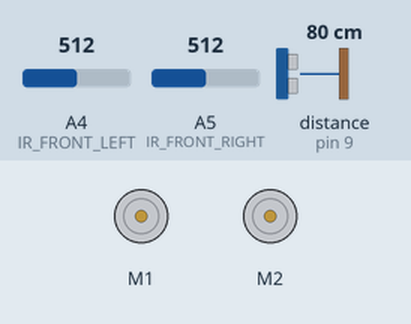
The sketch below on a simulated Arduino Uno, built with avr-gcc and run on an emulated ATmega328P. Shown: 2 × DC motor (green arrow = forward, orange = backward, longer = faster). The test bench sets the inputs (shaded band); at power-on: distance to the obstacle (sensor on pin 9) 80 cm, A4 (IR_FRONT_LEFT) = 512, A5 (IR_FRONT_RIGHT) = 512. The echo pulse lasts 58.3 µs per cm; what the sketch prints to the serial monitor is not drawn.

Above: at 0.1 s.
At 5.3 s:
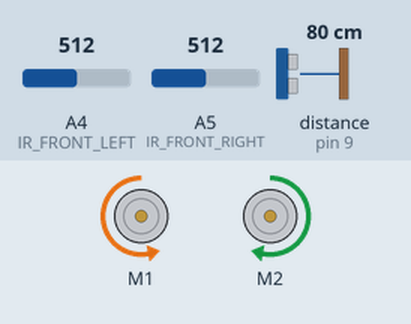
5.4 s: distance to the obstacle (sensor on pin 9) set to 2 cm
At 6.4 s:
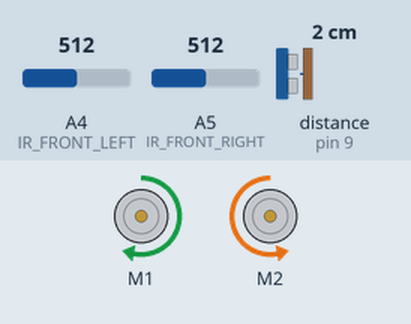
10.9 s: distance to the obstacle (sensor on pin 9) set to 35 cm
16.4 s: distance to the obstacle (sensor on pin 9) set to 4 cm
19.9 s: distance to the obstacle (sensor on pin 9) set to 60 cm
Timing chart, 0 to 24.4 s (numbered marks = the images above; inputs shaded):
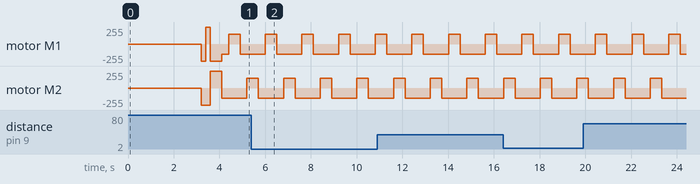

Measured:
- by itself, motor M1, motor M2: alternates forward 150/255 for 0.50 s and backward 150/255 for 1.1 s

The sketch:

sumobot.ino
```cpp
/*
_____ _____ _____ _____
|   __|  |  |     |     |
|__   |  |  | | | |  |  |
|_____|_____|_|_|_|_____|

*/


// -------------------------------
// INCLUDE DA LIBRARIES
// -------------------------------
// https://learn.adafruit.com/adafruit-motor-shield/using-dc-motors
#include <AFMotor.h>

// https://bitbucket.org/teckel12/arduino-new-ping/wiki/Home
// NOTE: Due to issues with timers NewPing.h library must be modified
// to disable the TIMMER_ENABLED value on line 153 by setting it to false
// https://bitbucket.org/teckel12/arduino-new-ping/wiki/Multiple%20Definition%20of%20%22__vector_7%22%20Error
#include <NewPing.h>


// -------------------------------
// DEFINE ALL DA TINGS
// -------------------------------
//#define DEBUG
int MOTOR_SPEED             = 150;  // Slow ride...
int ATTACK_SPEED            = 255;  // Fuck that bitch up!
int REVERSE_DELAY           = 300;  // Used for short backups
int SPIN_DELAY              = 500;  // Used for turns
int MIN_ATTACK_DIST         = 20;   // Minimum distance to object in cm

// DC Motors
AF_DCMotor MOTOR_LEFT(1, MOTOR12_64KHZ);  // M1 on shield
AF_DCMotor MOTOR_RIGHT(2, MOTOR12_64KHZ); // M2 on shield

// Ultrasonic Sensor
#define US_TRIGGER            10    // Trigger pin on the ultrasonic sensor => use servo 1 pin on shield
#define US_ECHO               9     // Ultrasonic sensor => Use servo 2 pin on shield
#define US_MAX_DISTANCE       60    // Maximum distance to ping (in centimeters)
NewPing sonar(US_TRIGGER, US_ECHO, US_MAX_DISTANCE);

// IR Line Sensors
#define IR_FRONT_LEFT         A4    // Front left edge IR sensor
#define IR_FRONT_RIGHT        A5    // Front right edge IR sensor
#define IR_BORDER_THRESHOLD   600   // White edge is ~550 while black is ~900


// -------------------------------
// SETUP
// The setup routine runs once when you press reset:
// -------------------------------
void setup()
{
  Serial.begin(9600);
  MOTOR_LEFT.setSpeed(MOTOR_SPEED);
  MOTOR_RIGHT.setSpeed(MOTOR_SPEED);
  stop();
  Serial.println("Setup Complete");
  countDown();
}


// -------------------------------
// THE MAIN PROGRAM LOOP
// -------------------------------
void loop()
{
  #ifdef DEBUG
    delay(1000);  // testing delay
  #endif

  // LEFT EDGE DETECTION
  detectLeft();

  // RIGHT EDGE DETECTION
  detectRight();

  // ULTRASONIC TIME
  aquireTarget();
}


// -------------------------------
// FUNCTIONS
// -------------------------------

void aquireTarget()
{
  int distInCentimeters;  // Store the ultrasonic range distance

  distInCentimeters = sonar.ping_cm();

  #ifdef DEBUG
    Serial.print("    Ping Is: ");
    Serial.println(distInCentimeters);
  #endif

  if(distInCentimeters > MIN_ATTACK_DIST || distInCentimeters == 0)
  {
  #ifdef DEBUG
    Serial.println("Keep Looking");
  #endif
    forward();
  }
  else
  {
  #ifdef DEBUG
    Serial.println("Attack");
  #endif
    attack();
  }
}

void detectLeft()
{
  int frontLeftValue;     // IR edge sensor in the front

  frontLeftValue = analogRead(IR_FRONT_LEFT);

  #ifdef DEBUG
    Serial.print("Left Line Sensor: ");
    Serial.println(frontLeftValue);
  #endif

  if(frontLeftValue < IR_BORDER_THRESHOLD)
  {
  #ifdef DEBUG
    Serial.println("Left Edge Detected");
  #endif
    backward();
    spinRight();
  }
}

void detectRight()
{
  int frontRightValue;    // IR edge sensor in the front

  frontRightValue = analogRead(IR_FRONT_RIGHT);

  #ifdef DEBUG
    Serial.print("Right Line Sensor: ");
    Serial.println(frontRightValue);
  #endif

  if(frontRightValue < IR_BORDER_THRESHOLD)
  {
  #ifdef DEBUG
    Serial.println("Right Edge Detected");
  #endif
    backward();
    spinLeft();
  }
}

void attack()
{
  #ifdef DEBUG
    Serial.println("I'm giving her all she's got captain!");
  #endif

  // Full throttle mother fucker!
  MOTOR_LEFT.setSpeed(ATTACK_SPEED);
  MOTOR_RIGHT.setSpeed(ATTACK_SPEED);

  // Full Speed forward
  MOTOR_LEFT.run(FORWARD);
  MOTOR_RIGHT.run(FORWARD);
}

void forward()
{
  #ifdef DEBUG
    Serial.println("Motor Forward");
  #endif

  // Reset speed to slower speed
  MOTOR_LEFT.setSpeed(MOTOR_SPEED);
  MOTOR_RIGHT.setSpeed(MOTOR_SPEED);

  // Drive forward
  MOTOR_LEFT.run(FORWARD);
  MOTOR_RIGHT.run(FORWARD);
}

void backward()
{
  #ifdef DEBUG
    Serial.println("Motor Backward");
  #endif

  // Be friendly to the motor: stop it before reversing.
  stop();

  // Reset speed to slower speed
  MOTOR_LEFT.setSpeed(MOTOR_SPEED);
  MOTOR_RIGHT.setSpeed(MOTOR_SPEED);

  // Drive backwards then stop
  MOTOR_LEFT.run(BACKWARD);
  MOTOR_RIGHT.run(BACKWARD);
  delay(REVERSE_DELAY);     // Backup just a little bit then stop
  stop();
}

void stop()
{
  #ifdef DEBUG
    Serial.println("Motor Stop");
  #endif

  MOTOR_LEFT.run(RELEASE);
  MOTOR_RIGHT.run(RELEASE);
}

void spinLeft()
{
  #ifdef DEBUG
    Serial.println("Spin Left");
  #endif

  // Be friendly to the motor: stop it before reversing.
  stop();

  // Reset speed to slower turning speed
  MOTOR_LEFT.setSpeed(MOTOR_SPEED);
  MOTOR_RIGHT.setSpeed(MOTOR_SPEED);

  // Turn then stop motors
  MOTOR_LEFT.run(BACKWARD);
  MOTOR_RIGHT.run(FORWARD);
  delay(SPIN_DELAY);
  stop();
}

void spinRight()
{
  #ifdef DEBUG
    Serial.println("Spin Right");
  #endif

  // Be friendly to the motor: stop it before reversing.
  stop();

  // Reset speed to slower turning speed
  MOTOR_LEFT.setSpeed(MOTOR_SPEED);
  MOTOR_RIGHT.setSpeed(MOTOR_SPEED);

  // Turn then stop motors
  MOTOR_LEFT.run(FORWARD);
  MOTOR_RIGHT.run(BACKWARD);
  delay(SPIN_DELAY);
  stop();
}

void dropFlags()
{
    MOTOR_LEFT.setSpeed(ATTACK_SPEED);
    MOTOR_RIGHT.setSpeed(ATTACK_SPEED);

    // Reverse to lower front flag
    MOTOR_LEFT.run(BACKWARD);
    MOTOR_RIGHT.run(BACKWARD);
    delay(200);

    // Spin Right
    MOTOR_LEFT.run(FORWARD);
    MOTOR_RIGHT.run(BACKWARD);
    delay(200);

    // Spin Left
    MOTOR_LEFT.run(BACKWARD);
    MOTOR_RIGHT.run(FORWARD);
    delay(500);
}

// -------------------------------
// COUNT DOWN TIMER BEFORE BATTLE
// -------------------------------
void countDown()
{
    delay(3200);
    dropFlags();
}
```
